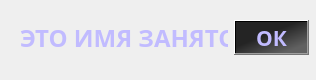
<?xml version="1.0" encoding="UTF-8"?>
<ui version="4.0">
 <class>Dialog</class>
 <widget class="QDialog" name="Dialog">
  <property name="geometry">
   <rect>
    <x>0</x>
    <y>0</y>
    <width>316</width>
    <height>80</height>
   </rect>
  </property>
  <property name="windowTitle">
   <string>Dialog</string>
  </property>
  <widget class="QLabel" name="bckgr_label">
   <property name="geometry">
    <rect>
     <x>-50</x>
     <y>-50</y>
     <width>371</width>
     <height>281</height>
    </rect>
   </property>
   <property name="styleSheet">
    <string notr="true">background-image: url(:/newPrefix/ui_design.png);</string>
   </property>
   <property name="text">
    <string/>
   </property>
   <property name="pixmap">
    <pixmap resource="ui_bckgr.qrc">:/newPrefix/ui_design.png</pixmap>
   </property>
   <property name="scaledContents">
    <bool>true</bool>
   </property>
  </widget>
  <widget class="QWidget" name="">
   <property name="geometry">
    <rect>
     <x>20</x>
     <y>20</y>
     <width>289</width>
     <height>35</height>
    </rect>
   </property>
   <layout class="QHBoxLayout" name="horizontalLayout">
    <item>
     <widget class="QLabel" name="label_2">
      <property name="font">
       <font>
        <family>Century Gothic</family>
        <pointsize>18</pointsize>
        <weight>75</weight>
        <italic>false</italic>
        <bold>true</bold>
       </font>
      </property>
      <property name="styleSheet">
       <string notr="true">color: rgb(193, 187, 255);</string>
      </property>
      <property name="text">
       <string>ЭТО ИМЯ ЗАНЯТО</string>
      </property>
     </widget>
    </item>
    <item>
     <widget class="QPushButton" name="pushButton">
      <property name="font">
       <font>
        <family>Century Gothic</family>
        <pointsize>16</pointsize>
        <weight>75</weight>
        <bold>true</bold>
       </font>
      </property>
      <property name="styleSheet">
       <string notr="true">background-color: qlineargradient(spread:pad, x1:0.340591, y1:0.483, x2:0.755409, y2:0.932, stop:0 rgba(36, 36, 36, 255), stop:1 rgba(97, 97, 97, 255));
color: rgb(193, 187, 255);</string>
      </property>
      <property name="text">
       <string>ОК</string>
      </property>
     </widget>
    </item>
   </layout>
  </widget>
 </widget>
 <resources>
  <include location="ui_bckgr.qrc"/>
 </resources>
 <connections/>
</ui>
